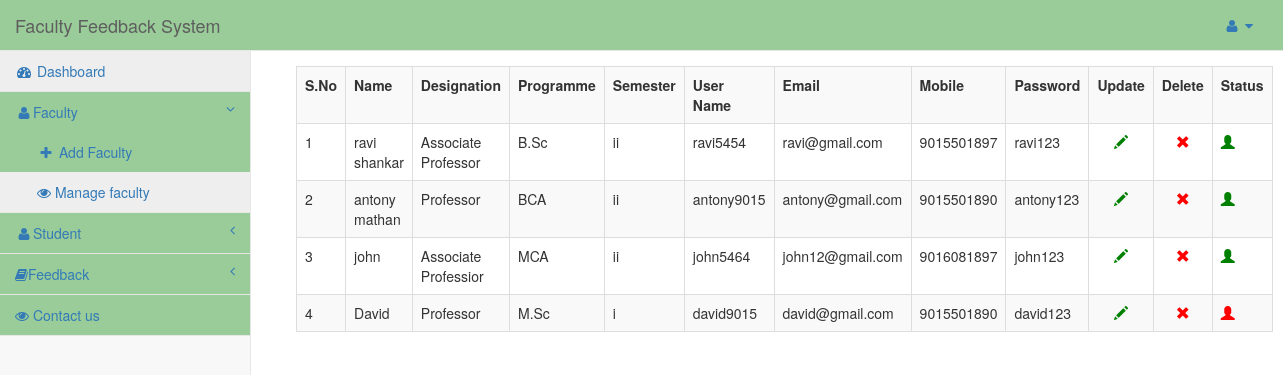
The app's page /admin/dashboard.php?info=show_faculty (signed in) with its own data.
### tables this page shows
CREATE TABLE `faculty` (
  `id` int(11) NOT NULL,
  `user_alias` varchar(30) NOT NULL,
  `Name` varchar(30) NOT NULL,
  `designation` varchar(100) NOT NULL,
  `programme` varchar(50) NOT NULL,
  `semester` varchar(10) NOT NULL,
  `email` varchar(255) NOT NULL,
  `password` varchar(75) NOT NULL,
  `mobile` bigint(20) NOT NULL,
  `date` datetime NOT NULL,
  `status` int(11) NOT NULL
);

### admin/show_faculty.php (the view, shortened to what this page needs)
<?php
	echo "<table class='table table-responsive table-bordered table-striped table-hover' style=margin:15px;>";
	echo "<tr>";
	echo "<th>S.No</th>";
	echo "<th>Name</th>";
	echo "<th>Designation</th>";
	echo "<th>Programme</th>";
	echo "<th>Semester</th>";
	echo "<th>User Name</th>";
	echo "<th>Email</th>";
	echo "<th>Mobile</th>";
	echo "<th>Password</th>";
	echo "<th>Update</th>";
	echo "<th>Delete</th>";
	echo "<th>Status</th>";
	echo "</tr>";
	$i=1;
	$que=mysqli_query($conn,"select * from faculty");
	while($row=mysqli_fetch_array($que))
	{
		echo "<tr>";
		echo "<td>".$i."</td>";
		echo "<td>".$row['Name']."</td>";
		echo "<td>".$row['designation']."</td>";
		echo "<td>".$row['programme']."</td>";
		echo "<td>".$row['semester']."</td>";
		echo "<td>".$row['user_alias']."</td>";
		echo "<td>".$row['email']."</td>";
		echo "<td>".$row['mobile']."</td>";
		echo "<td>".$row['password']."</td>";
		echo "<td class='text-center'><a href='dashboard.php?id=$row[id]&info=edit_faculty'><span class='glyphicon glyphicon-pencil'style=color:green;></span></a></td>";
		echo "<td class='text-center'><a href='#' onclick='deletes($row[id])'><span class='glyphicon glyphicon-remove' style=color:red;></span></a></td>";
		if($row['status'])
		{
		echo "<td><a href='update_status.php?user_id=".$row['id']."&status=".$row['status']."'><span class='glyphicon glyphicon-user' style=color:red;></span></a></td>";
		}
		else
		{
		echo "<td><a href='update_status.php?user_id=".$row['id']."&status=".$row['status']."'><span class='glyphicon glyphicon-user' style=color:green;></span></a></td>";
		}
		echo "</tr>";
		$i++;
	}
?>

### admin/dashboard.php (shortened to what this page needs)
<!DOCTYPE html>
<html lang="en">
<head>
    <link href="../css/bootstrap.min.css" rel="stylesheet">
    <link href="../css/metisMenu.min.css" rel="stylesheet">
    <link href="../css/sb-admin-2.css" rel="stylesheet">
    <link href="../css/font-awesome.min.css" rel="stylesheet" type="text/css">
</head>
<body>
    <div id="wrapper">
        <nav class="navbar navbar-default navbar-static-top" role="navigation" style="margin-bottom: 0">
            <div class="navbar-header">
                <a class="navbar-brand" href="../index.php">Faculty Feedback System</a>
            </div>
            <ul class="nav navbar-top-links navbar-right">
                <li class="dropdown">
                    <a class="dropdown-toggle" data-toggle="dropdown" href="#">
                        <i class="fa fa-user fa-fw"></i>  <i class="fa fa-caret-down"></i>
                    </a>
                </li>
            </ul>
            <div class="navbar-default sidebar" role="navigation">
                <div class="sidebar-nav navbar-collapse">
                    <ul class="nav" id="side-menu">
                        <li>
                            <a href="dashboard.php"><i class="fa fa-dashboard fa-fw"></i> Dashboard</a>
                        </li>
						<li>
                            <a href="#"><i class="fa fa-user fa-fw"></i>Faculty<span class="fa arrow"></span></a>
                            <ul class="nav nav-second-level">
                                <li>
                                    <a href="dashboard.php?info=add_faculty"><i class="fa fa-plus fa-fw"></i> Add Faculty</a>
                                </li>
								 <li>
                                    <a href="dashboard.php?info=show_faculty"><i class="fa fa-eye"></i> Manage faculty</a>
                                </li>
							</ul>
                        </li>
						<li>
                            <a href="#"><i class="fa fa-user fa-fw"></i>Student<span class="fa arrow"></span></a>
                        </li>
		<li>
         <a href="#"><i class="fa fa-user fa-book"></i>Feedback<span class="fa arrow"></span></a>
                        </li>
		<li>
			<a href="dashboard.php?info=contact"><i class="fa fa-eye"></i> Contact us</a>
		</li>
                    </ul>
                </div>
            </div>
        </nav>
        <div id="page-wrapper">
            <div class="row">
                <div class="col-lg-12">
                	<?php
								@$info=$_GET['info'];
								if($info!="")
								{
									if($info=="add_faculty")
										{
											include('add_faculty.php');
										}
									elseif($info=="show_faculty")
										{
											include('show_faculty.php');
										}
									elseif($info=="edit_faculty")
										{
											include('edit_faculty.php');
										}
									elseif($info=="display_student")
										{
											include('display_student.php');
										}
									elseif($info=="contact")
										{
											include('contact.php');
										}
									elseif($info=="feedback")
										{
											include('feedback.php');
										}
										elseif($info=="feedback_average")
										{
											include('feedback_average.php');
										}
										else if($info=="update_password")
										{
										include('update_password.php');
										}
								}
								else
								{
								include('dashboard_home.php');
								}
							?>
				</div>
            </div>
        </div>
    </div>
</body>
</html>

### css/sb-admin-2.css (style rules this page uses)
body { background-color: #f8f8f8; }
#wrapper { width: 100%; }
#page-wrapper { padding: 0 15px; min-height: 568px; background-color: #fff; }
@media (min-width:768px) { #page-wrapper { position: inherit; margin: 0 0 0 250px; padding: 0 30px; border-left: 1px solid #e7e7e7; } }
.navbar-top-links { margin-right: 0; }
.navbar-top-links li { display: inline-block; }
.navbar-top-links li:last-child { margin-right: 15px; }
.navbar-top-links li a { padding: 15px; min-height: 50px; }
.sidebar .sidebar-nav.navbar-collapse { padding-right: 0; padding-left: 0; }
.sidebar ul li { border-bottom: 1px solid #e7e7e7; }
.sidebar ul li a.active { background-color: #eee; }
.sidebar .arrow { float: right; }
.sidebar .fa.arrow:before { content: "\f104"; }
.sidebar .active>a>.fa.arrow:before { content: "\f107"; }
.sidebar .nav-second-level li, .sidebar .nav-third-level li { border-bottom: 0!important; }
.sidebar .nav-second-level li a { padding-left: 37px; }
@media (min-width:768px) { .sidebar { z-index: 1; position: absolute; width: 250px; margin-top: 51px; } }

### records on screen
faculty: Name "ravi shankar", designation "Associate Professor", programme "B.Sc", semester "ii", user_alias "ravi5454", email "ravi@gmail.com", mobile "9015501897", password "ravi123"
faculty: Name "antony mathan", designation "Professor", programme "BCA", semester "ii", user_alias "antony9015", email "antony@gmail.com", mobile "9015501890", password "antony123"
faculty: Name "john", designation "Associate Professior", programme "MCA", semester "ii", user_alias "john5464", email "john12@gmail.com", mobile "9016081897", password "john123"
faculty: Name "David", designation "Professor", programme "M.Sc", semester "i", user_alias "david9015", email "david@gmail.com", mobile "9015501890", password "david123"
